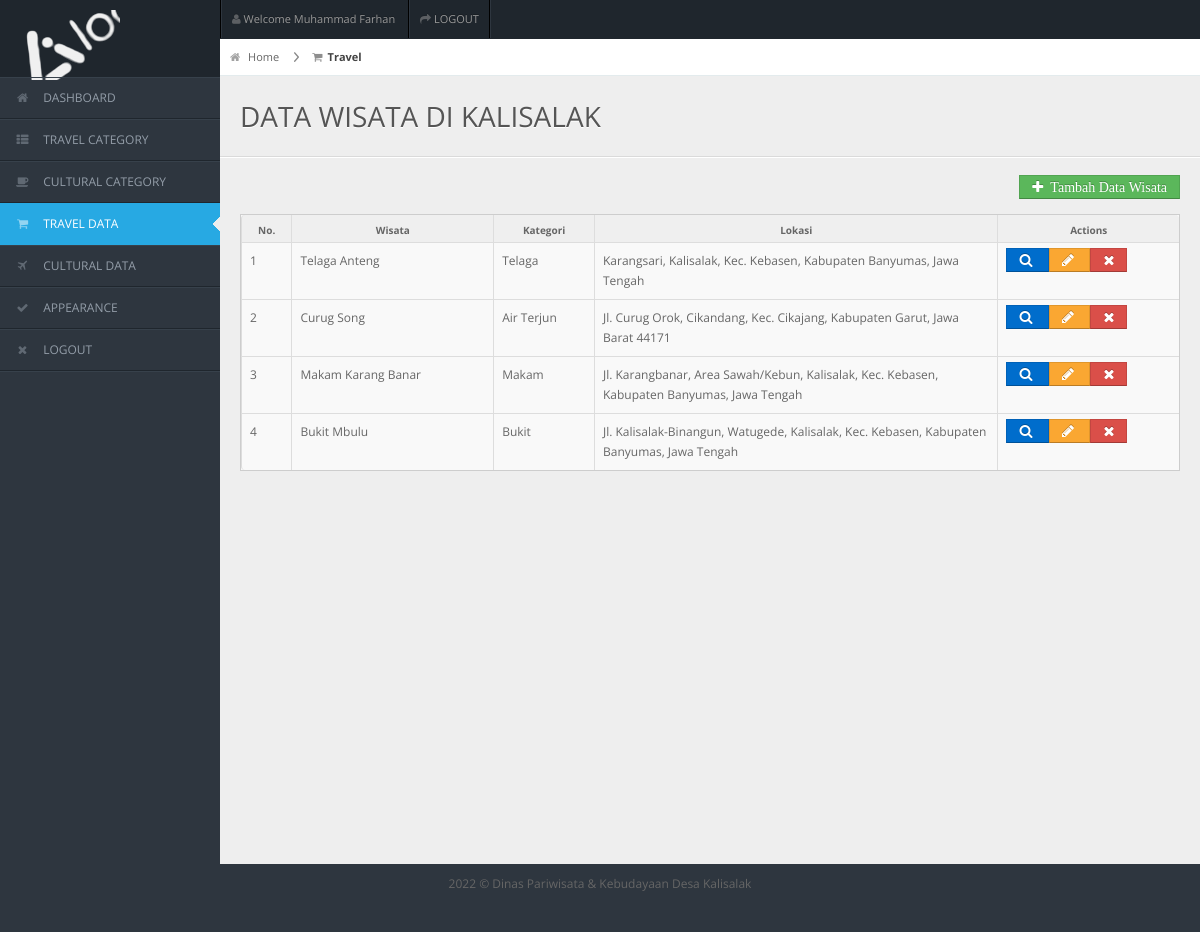
Screenshot of /back/admin/wisata.php?edit_wisata=sukses (signed in) with the database file from the repository.
### tables this page shows
CREATE TABLE `tbwisata` (
  `kdwisata` int(10) NOT NULL,
  `kdkategori` int(10) NOT NULL,
  `wisata` varchar(50) NOT NULL,
  `lokasi` mediumtext NOT NULL,
  `ket1` longtext NOT NULL,
  `ket2` longtext NOT NULL,
  `image` blob NOT NULL,
  `akses` longtext NOT NULL,
  `waktu` varchar(50) NOT NULL,
  `tiket` int(10) NOT NULL
);

CREATE TABLE `tbkategoriwisata` (
  `kdkategori` int(10) NOT NULL,
  `kategori` varchar(50) NOT NULL,
  `ket` varchar(50) NOT NULL
);

### back/admin/wisata.php (the view, shortened to what this page needs)
<?php include 'header.php'; ?>
<div id="content">
<div id="content-header">
	<div id="breadcrumb">
		<a href="index.php" title="Go to Home" class="tip-bottom"><i class="icon-home"></i> Home</a>
		<a class="current"><i class="icon-shopping-cart"></i>Travel</a>
	</div>
    <h1>DATA WISATA DI KALISALAK</h1><hr>
     <div class="container-fluid">
    <div class="col card-header text-right">
    <a style="margin-left:25px" data-toggle="modal" data-target="#myModal" class="btn btn-success icon-plus"></i>&nbsp Tambah Data Wisata</a>
</div>
</div>
</div>
<div class="container-fluid">
	<div class="widget-box">
		<div class="widget-content nopadding">
            <table class="table table-bordered data-table" width="100%">
              <thead>
                <tr>
                	<th width="5%">No.</th>
					<th width="20%">Wisata</th>
					<th width="10%">Kategori</th>
					<th width="40%">Lokasi</th>
					<th width="18%">Actions</th>
                </tr>
              </thead>
              <tbody>
<?php
$sql = "SELECT * FROM tbwisata INNER JOIN tbkategoriwisata ON(tbwisata.kdkategori = tbkategoriwisata.kdkategori) ORDER BY kdwisata DESC";
$hsl = mysqli_query($con, $sql);
$nomor = 1;
while ($data=mysqli_fetch_array($hsl)) {
echo "<tr>";
echo "<td>$nomor</td>";
$id = $data["kdwisata"];
$wisata = $data["wisata"];
$kategori = $data["kategori"];
$lokasi = $data["lokasi"];
echo "<td>$wisata</td>";
echo "<td>$kategori</td>";
echo "<td>$lokasi</td>";
echo "<td><a class='btn btn-primary icon-search' href='detail-wisata.php?id=$id'> </a> ";
echo "<a class='btn btn-warning icon-pencil' href='edit-wisata.php?id=$id'> </a> ";
echo "<a class='btn btn-danger icon-remove' href='hapus-wisata.php?id=$id' onclick=\"return confirm('Yakin Mau Dihapus?');\"> </a></td>";
echo "</tr>";
	$nomor++;
}
?>
            </tbody>
          	</table>
      	</div>
	</div>
</div>
</div>
<?php include 'footer.php'; ?>

### back/css/matrix-style.css (style rules this page uses)
* { outline:none !important; -moz-outline: none !important; }
html, body { height:100% }
body { overflow-x: hidden; margin-top: -10px; font-family: 'Open Sans', sans-serif; font-size:12px; color:#666; }
a { color:#666; }
select, textarea, input[type="text"], input[type="password"], input[type="datetime"], input[type="datetime-local"], input[type="date"], input[type="month"], input[type="time"], input[type="week"], input[type="number"], input[type="email"], input[type="url"], input[type="search"], input[type="tel"], input[type="color"], .uneditable-input, .label, .dropdown-menu, .btn, .well, .progress, .table-bordered, .btn-group > .btn:first-child, .btn-group > .btn:last-child, .btn-group > .btn:last-child, .btn-group > .dropdown-toggle, .alert { border-radius:0px; }
.btn, textarea, input[type="text"], input[type="password"], input[type="datetime"], input[type="datetime-local"], input[type="date"], input[type="month"], input[type="time"], input[type="week"], input[type="number"], input[type="email"], input[type="url"], input[type="search"], input[type="tel"], input[type="color"], .uneditable-input { box-shadow:none; }
.progress, .progress-success .bar, .progress .bar-success, .progress-warning .bar, .progress .bar-warning, .progress-danger .bar, .progress .bar-danger, .progress-info .bar, .progress .bar-info, .btn, .btn-primary { background-image:none; }
#content { background: none repeat scroll 0 0 #eeeeee; margin-left: 220px; margin-right: 0; padding-bottom: 25px; position: relative; min-height:100%; width: auto; }
#content-header { position: abslute; width: 100%; margin-top: -38px; z-index: 20; }
#content-header h1 { color: #555555; font-size: 28px; font-weight: normal; float: none; text-shadow: 0 1px 0 #ffffff; margin-left: 20px; position: relative; }
#content-header h1, #content-header .btn-group { margin-top: 20px; }
#breadcrumb { background-color: #fff; border-bottom: 1px solid #e3ebed; }
#breadcrumb a { padding: 8px 20px 8px 10px; display: inline-block; background-image: url('../img/breadcrumb.png'); background-position: center right; background-repeat: no-repeat; font-size: 11px; color: #666666; }
#breadcrumb a:last-child { background-image:none; }
#breadcrumb a.current { font-weight: bold; color: #444444; }
#breadcrumb a i { margin-right: 5px; opacity: .6; }
.stat-boxes .peity_bar_good, .stat-boxes .peity_line_good, { color: #459D1C; }
.widget-box { background: none repeat scroll 0 0 #F9F9F9; border-left: 1px solid #CDCDCD; border-top: 1px solid #CDCDCD; border-right: 1px solid #CDCDCD; clear: both; margin-top: 16px; margin-bottom: 16px; position: relative; }
.widget-title, .modal-header, .table th, div.dataTables_wrapper .ui-widget-header { background:#efefef; border-bottom: 1px solid #CDCDCD; height: 36px; }
.widget-content { padding:15px; border-bottom: 1px solid #cdcdcd; }
.table th { height: auto; font-size: 10px; padding: 5px 10px 2px; border-bottom: 0; text-align: center; color: #666666; }
.nopadding { padding: 0 !important; }
.nopadding .table { margin-bottom: 0; }
.nopadding .table-bordered { border: 0; }

### back/css/matrix-media.css (style rules this page uses)
body { background:#2E363F; }

### rows the page displays
tbwisata: wisata "Telaga Anteng", tbkategoriwisata.kategori "Telaga", lokasi "Karangsari, Kalisalak, Kec. Kebasen, Kabupaten Banyumas, Jawa Tengah"
tbwisata: wisata "Curug Song", tbkategoriwisata.kategori "Air Terjun", lokasi "Jl. Curug Orok, Cikandang, Kec. Cikajang, Kabupaten Garut, Jawa Barat 44171"
tbwisata: wisata "Makam Karang Banar", tbkategoriwisata.kategori "Makam", lokasi "Jl. Karangbanar, Area Sawah/Kebun, Kalisalak, Kec. Kebasen, Kabupaten Banyumas, Jawa Tengah"
tbwisata: wisata "Bukit Mbulu", tbkategoriwisata.kategori "Bukit", lokasi "Jl. Kalisalak-Binangun, Watugede, Kalisalak, Kec. Kebasen, Kabupaten Banyumas, Jawa Tengah"

### other values shown
$_SESSION['nama'] "Muhammad Farhan"
